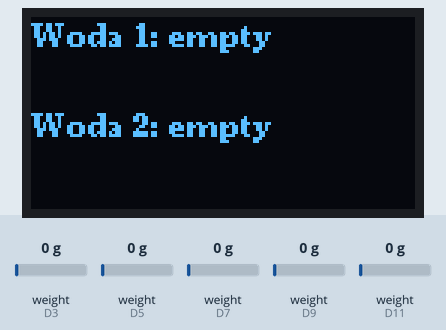
Recording of a sketch running on a simulated Arduino MKR. Shown: 128×64 one-colour display. The inputs (shaded band) are chosen by the test bench; at power-on: weight on the scale (sensors on D7, D3, D5, D9, D11) 0 g. WiFi joins after 1.5 s; servers stay silent unless stated; what the sketch prints to the serial monitor is not drawn.

Above: at 12.3 s.
12.4 s: weight on the scale (sensor on D7) set to 100 g
At 17.0 s:
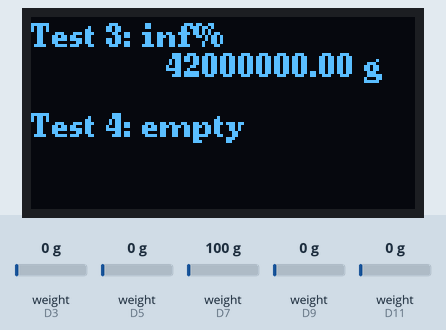
25.3 s: weight on the scale (sensor on D3) set to 100 g
At 37.1 s:
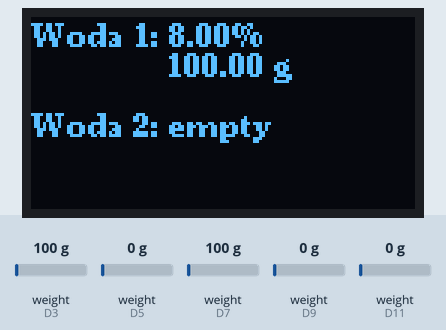
37.9 s: weight on the scale (sensor on D5) set to 100 g
At 50.0 s:
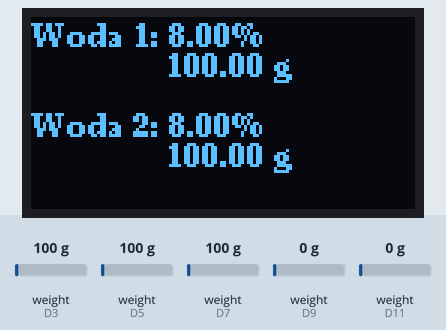
51.1 s: weight on the scale (sensor on D9) set to 100 g
At 56.0 s:
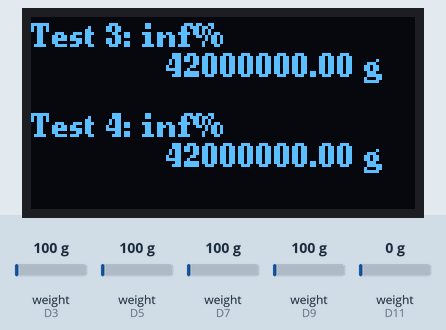
59.7 s: weight on the scale (sensor on D11) set to 2 g
At 73.3 s:
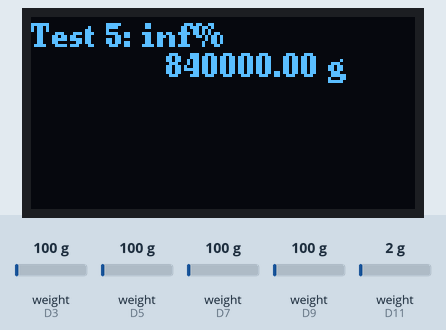
73.7 s: weight on the scale (sensor on D3) set to 1250 g
At 78.8 s:
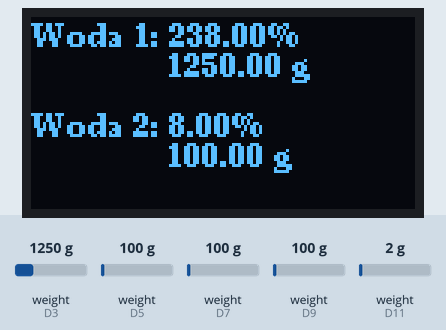
Timing chart, 0 to 80.3 s (numbered marks = the images above; inputs shaded):
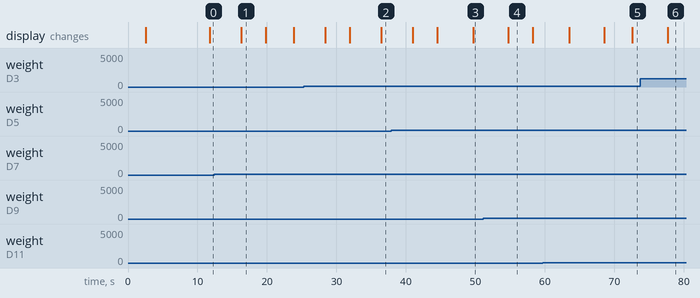

The sketch:

fridge.cpp.ino
```cpp
//Libraries
#include "HX711.h"
#include <WiFiNINA.h>
#include "arduino_secrets.h"
#include <EasyNTPClient.h>
#include <WiFiUdp.h>
#include <Arduino.h>
#include <U8g2lib.h>

#define MINIMUM_FILL 1
#define MAXIMUM_FILL 20
#define NUMBER_OF_SCALE_READINGS 5
#define POLAND_LOCAL_TIME 7200
#define SECONDS_IN_ONE_DAY 86400
#define SECONDS_IN_ONE_HOUR 3600
#define SECONDS_IN_ONE_MINUTE 60
#define TIME_OF_DAILY_MESSAGE 16
#define CONNECTION_PORT 80
#define OLED_SCL_PIN A4
#define OLED_SDA_PIN A5
#define SERIAL_PORT_BAUD 9600

//Scales
const int NUMBER_OF_SCALES = 5;
const char LOADCELL_SDA_PIN[NUMBER_OF_SCALES] = {3, 5, 7, 9, 11};
const char LOADCELL_SCL_PIN[NUMBER_OF_SCALES] = {2, 4, 6, 8, 12};
const long SCALE_FACTOR[NUMBER_OF_SCALES] = {381410, 393860, 0, 0 ,0};
const float NETTO[NUMBER_OF_SCALES] = {500.0f, 500.0f, 0.0f, 0.0f, 0.0f};
const float BRUTTO[NUMBER_OF_SCALES] = {560.0f, 560.0f, 0.0f, 0.0f, 0.0f};

const String SCALE_NAME[NUMBER_OF_SCALES] = {"Woda 1", "Woda 2", "Test 3", "Test 4", "Test 5"};
HX711 scale[NUMBER_OF_SCALES];

//WiFi connection
char ssid[] = SECRET_SSID;
char pass[] = SECRET_PASS;
int status = WL_IDLE_STATUS;

//Time
WiFiUDP UDP;
EasyNTPClient ntpClient(UDP, "pool.ntp.org", POLAND_LOCAL_TIME);

//Push

const char* log_server = "api.pushingbox.com";
String DEVICE_ID = "v6ED79EFFEB2DD3F";

//Oled

U8G2_SSD1306_128X64_NONAME_F_SW_I2C u8g2(U8G2_R0, OLED_SCL_PIN, OLED_SDA_PIN, U8X8_PIN_NONE);


//Flags
bool fill_push_message_sent_flags[NUMBER_OF_SCALES];
bool one_hour_push_message_sent_flags[NUMBER_OF_SCALES];
bool daily_push_message_sent = false;
bool check_if_send_push_message = false;
long long one_hour_timers[NUMBER_OF_SCALES];

void setup() {
    Serial.begin(SERIAL_PORT_BAUD);
    u8g2.begin();
    u8g2.setFont(u8g2_font_ncenB08_tr);
    u8g2.clearBuffer();
    connect_with_reset();
    for(int scale_id = 0; scale_id < NUMBER_OF_SCALES; ++scale_id){
        scale[scale_id].begin(LOADCELL_SDA_PIN[scale_id], LOADCELL_SCL_PIN[scale_id]);
        scale[scale_id].set_scale(SCALE_FACTOR[scale_id]);
        scale[scale_id].tare();
        reset_flags_and_timers(scale_id);
    }
}

void loop() {
    String push_message = "";
    ::check_if_send_push_message = false;
    for(int scale_id = 0; scale_id < NUMBER_OF_SCALES; ++scale_id){
        next_oled_page_for_every_two_scales(scale_id);
        float current_weight, current_fill;
        current_weight = read_weight(current_weight, scale_id);
        current_fill = calculate_fill(current_weight, current_fill, scale_id);
        check_connection();
        print_serial_port_message(current_fill, current_weight, scale_id);
        print_oled_message(current_fill, current_weight, scale_id);
        push_message = prepare_push_message(push_message, current_fill, scale_id);
        start_one_hour_timer_if_empty(current_fill,  scale_id);
        check_if_send_empty_push_message(current_fill, scale_id);
        check_if_send_fill_push_message(current_fill, scale_id);
    }
    check_if_send_daily_push_message();
    if(check_if_send_push_message == true)
        send_push_message(push_message);
}

void connect_with_reset(){
    int connection_attempt = 1;
    int first_line_x_axis = 0;
    int first_line_y_axis = 10;
    int second_line_x_axis = 0;
    int second_line_y_axis = 20;
    u8g2.clearBuffer();
    u8g2.drawStr(first_line_x_axis,first_line_y_axis,"Connecting...");
    u8g2.sendBuffer();
    if (WiFi.status() == WL_NO_MODULE)
        Serial.println("Communication with WiFi module failed!\n");
    while (WiFi.status() != WL_CONNECTED) {
        if (connection_attempt == 11){
            u8g2.clearBuffer();
            u8g2.drawStr(first_line_x_axis,first_line_y_axis,"Connection failed");
            u8g2.drawStr(second_line_x_axis,second_line_y_axis,"Restarting...");
            u8g2.sendBuffer();
            delay(5000);
            soft_reset();
        }
        connect(connection_attempt);
        ++connection_attempt;
    }
    u8g2.clearBuffer();
    u8g2.drawStr(first_line_x_axis,first_line_y_axis,"Connected!!!");
    u8g2.sendBuffer();
}

void connect(int arg_connection_attempt){
    String attempt_message = "Attempting to connect to WPA SSID: ";
    attempt_message += ssid;
    attempt_message += " Attempt: ";
    attempt_message += arg_connection_attempt;
    Serial.println(attempt_message);
    status = WiFi.begin(ssid, pass);
    delay(1000);
}

void reset_flags_and_timers(int arg_scale_id){
    ::fill_push_message_sent_flags[arg_scale_id] = false;
    ::one_hour_push_message_sent_flags[arg_scale_id] = false;
    ::daily_push_message_sent = false;
    ::one_hour_timers[arg_scale_id] = 0;
}

void next_oled_page_for_every_two_scales(int arg_scale_id){
    if(arg_scale_id % 2 == 0){
        delay(3000);
        u8g2.clearBuffer();
    }
}

float read_weight(float arg_current_weight, int arg_scale_id){
    float temporaryWeight = 0.0f;
    while(true){
        arg_current_weight = scale[arg_scale_id].get_units(NUMBER_OF_SCALE_READINGS) * 1000;
        int equal = arg_current_weight - temporaryWeight;
        if(fabs(equal) < 5)
            break;
        temporaryWeight = arg_current_weight;
    }
    return arg_current_weight;
}

float calculate_fill(float arg_current_weight, float arg_current_fill, int arg_scale_id){
    arg_current_fill = ((arg_current_weight - (BRUTTO[arg_scale_id] - NETTO[arg_scale_id])) * 100) / NETTO[arg_scale_id];
    return arg_current_fill;
}

void print_serial_port_message(float arg_current_fill, float arg_current_weight, int arg_scale_id){
    String serial_port_message = String(SCALE_NAME[arg_scale_id]);
    serial_port_message += ": ";
    serial_port_message += String(arg_current_fill);
    serial_port_message += "%";
    serial_port_message += String(arg_current_weight);
    serial_port_message += "g";
    Serial.println(serial_port_message);
}

void print_oled_message(float arg_current_fill, float arg_current_weight, int arg_scale_id){
    int first_line_x_axis = 0;
    int first_line_y_axis = (arg_scale_id % 2)*30+10;
    int second_line_x_axis = 45;
    int second_line_y_axis = (arg_scale_id % 2)*30+20;
    String oled_message_first_line = String(SCALE_NAME[arg_scale_id]);
    oled_message_first_line += ": ";
    String oled_message_second_line = "";
    if(arg_current_fill > MINIMUM_FILL){
        oled_message_first_line += String(arg_current_fill);
        oled_message_first_line += "%";
        oled_message_second_line += String(arg_current_weight);
        oled_message_second_line += " g";
    }
    else
        oled_message_first_line += "empty";
    u8g2.setCursor(first_line_x_axis, first_line_y_axis);
    u8g2.print(oled_message_first_line);
    u8g2.setCursor(second_line_x_axis, second_line_y_axis);
    u8g2.print(oled_message_second_line);
    if(arg_scale_id % 2 == 1 || arg_scale_id == NUMBER_OF_SCALES - 1)
            u8g2.sendBuffer();
}

String prepare_push_message(String arg_push_message, float arg_current_fill, int arg_scale_id){
    arg_push_message += String(SCALE_NAME[arg_scale_id]);
    arg_push_message += ": ";
    if(arg_current_fill < MINIMUM_FILL)
        arg_push_message += "empty";
    else{
        arg_push_message += String(arg_current_fill);
        arg_push_message += "%";
    }
    arg_push_message += "\n";
    return arg_push_message;
}

void check_if_send_daily_push_message(){
    if((ntpClient.getUnixTime()  % SECONDS_IN_ONE_DAY) / SECONDS_IN_ONE_HOUR == 7)
        ::daily_push_message_sent = false;
    if((ntpClient.getUnixTime()  % SECONDS_IN_ONE_DAY) / SECONDS_IN_ONE_HOUR == TIME_OF_DAILY_MESSAGE && daily_push_message_sent == false){
        ::daily_push_message_sent = true;
        ::check_if_send_push_message = true;
    }
}

void start_one_hour_timer_if_empty(float arg_current_fill, int arg_scale_id){
    if(arg_current_fill <= MINIMUM_FILL &&  one_hour_timers[arg_scale_id] == 0){
        ::one_hour_timers[arg_scale_id] = ntpClient.getUnixTime() + SECONDS_IN_ONE_HOUR;
        ::fill_push_message_sent_flags[arg_scale_id] = false;
    }
    else if(arg_current_fill > MINIMUM_FILL){
        ::one_hour_timers[arg_scale_id] = 0;
        ::one_hour_push_message_sent_flags[arg_scale_id] = false;
    }
}

void check_if_send_empty_push_message(float arg_current_fill, int arg_scale_id){
    if(arg_current_fill <= MINIMUM_FILL && one_hour_push_message_sent_flags[arg_scale_id] == false && one_hour_timers[arg_scale_id] <= ntpClient.getUnixTime()){
        ::one_hour_push_message_sent_flags[arg_scale_id] = true;
        ::check_if_send_push_message = true;
    }
}

bool check_if_send_fill_push_message(float arg_current_fill, int arg_scale_id){
    if(arg_current_fill > MINIMUM_FILL && arg_current_fill < MAXIMUM_FILL && fill_push_message_sent_flags[arg_scale_id] == false){
        ::fill_push_message_sent_flags[arg_scale_id] = true;
        ::check_if_send_push_message = true;
    }
}

void check_connection(){
    if(WiFi.status() != WL_CONNECTED){
        int connection_attempt = 1;
        int first_line_x_axis = 105;
        int first_line_y_axis = 25;
        int second_line_x_axis = 100;
        int second_line_y_axis = 35;
        u8g2.drawStr(first_line_x_axis, first_line_y_axis,"NO");
        u8g2.drawStr(second_line_x_axis, second_line_y_axis,"WiFi");
        connect(connection_attempt);
    }
}

void send_push_message(String arg_push_message){
    WiFiClient client;
    if (client.connect(log_server, CONNECTION_PORT)) {
    Serial.println("Client connected");
    String postStr = "devid=";
    postStr += String(DEVICE_ID);
    postStr += "&message_parameter=";
    postStr += String(arg_push_message);
    client.print("POST /pushingbox HTTP/1.1\n");
    client.print("Host: api.pushingbox.com\n");
    client.print("Connection: close\n");
    client.print("Content-Type: application/x-www-form-urlencoded\n");
    client.print("Content-Length: ");
    client.print(postStr.length());
    client.print("\n\n");
    client.print(postStr);
  }
  client.stop();
}

void soft_reset(){
    asm volatile ("  jmp 0");
}
```

arduino_secrets.h
```cpp
#define SECRET_SSID "*************"
#define SECRET_PASS "*************"
```

Measured:
- after the input at 12.4 s, the display: changes after 3.9 s (image 1)
- after the input at 51.1 s, the display: changes after 3.6 s (image 4)
- what the display in image 1 shows lasts 3.5 s, from 16.3 s to 19.8 s
